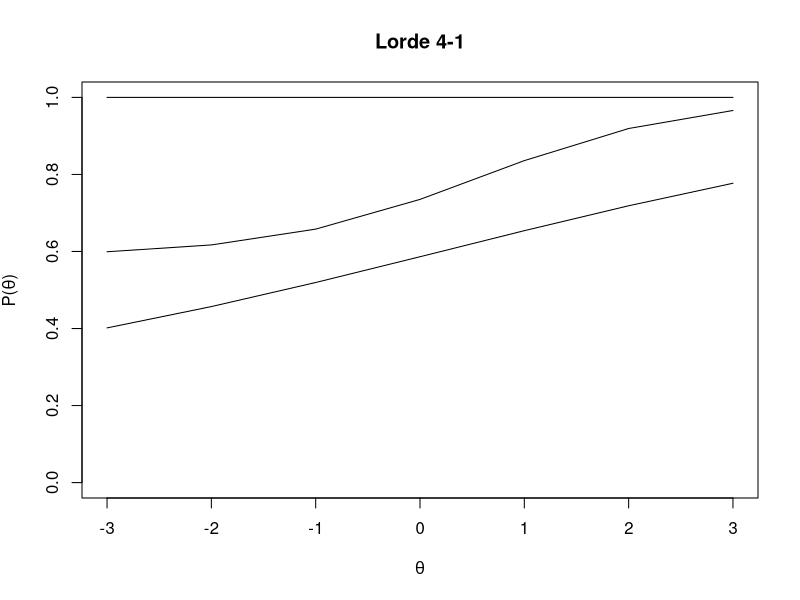

The R source for this figure:
## ---- chunk 1
        stats <- c(1/1.7,0,.2)
        stats <- matrix(c(1/1.7,-1,.2,1/1.7,0,.2,1/1.7,1,.2), ncol = 3, byrow=T)
        calc.P.Theta = function(stats,thetas=seq(-3,3,1)) {
            a <- stats[1]; b <- stats[2]; c <- stats[3];
            t <- a * (thetas-b)
            list( P.Thetas = c + (1-c) / (1 + exp(-1.7*t)), Scale=thetas ) }
        l1 = calc.P.Theta(stats[,1])
        l2 = calc.P.Theta(stats[,2])
        l3 = calc.P.Theta(stats[,3])
        plot(NULL, xlim=c(-3,3), ylim=c(0,1), 
             main = "Lorde 4-1",
             xlab = expression(theta), ylab = expression(paste("P(",theta,")")))
        lines(l1$Scale,l1$P.Thetas)
        lines(l2$Scale,l2$P.Thetas)
        lines(l3$Scale,l3$P.Thetas)
## ---- chunk 2
lw <- function(p=runif(runif(1,1,10),0,1),px=c(1),fx=p){
    if(length(p)==0){return(list(p=fx,px=px,x=seq(0,length(fx),1)))}
    lw(p[-1],c((1-p[1])*px,0)+c(0,p[1]*px),fx)
}
lw()
